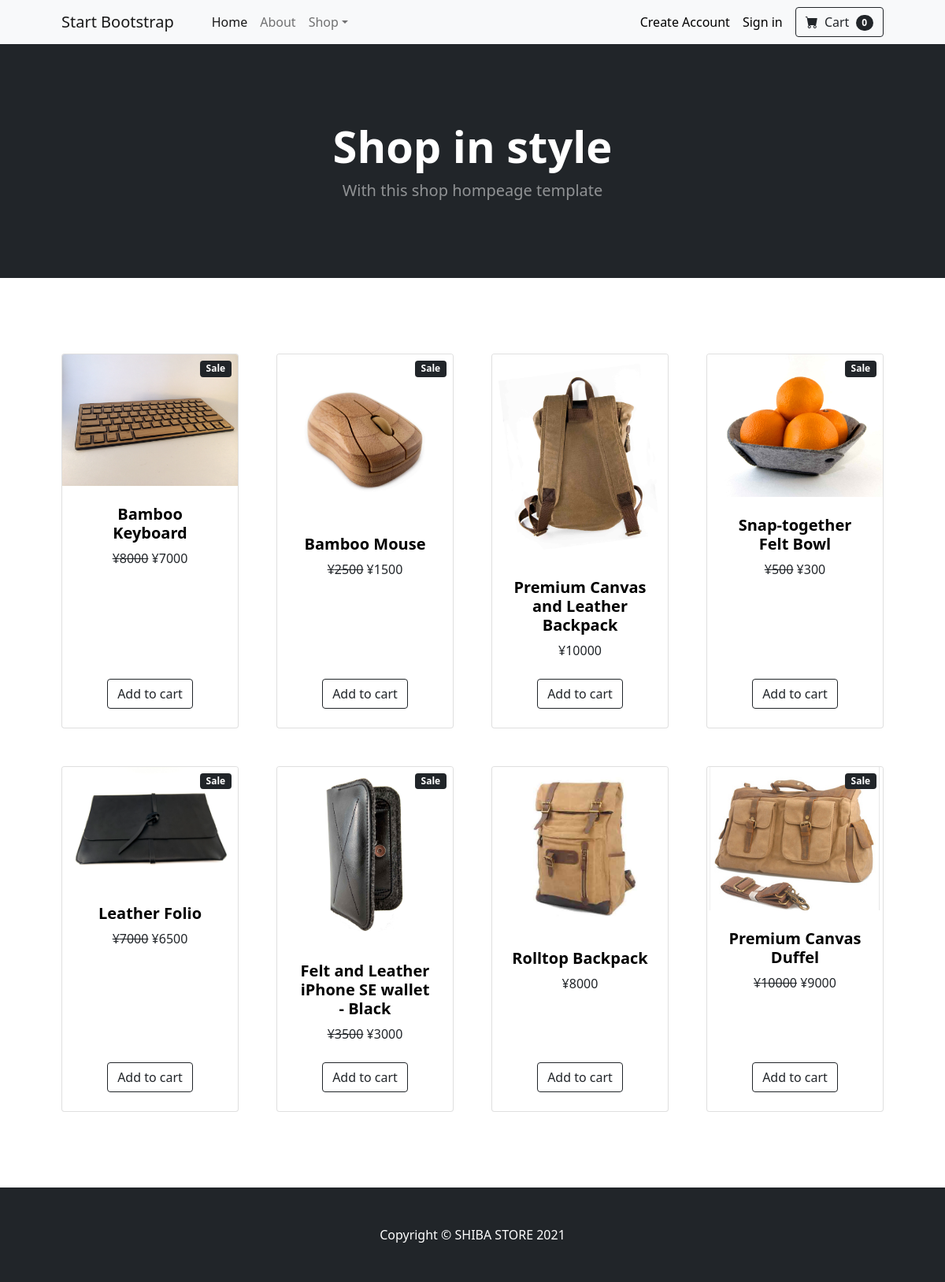
The page / on the database its author committed.
### main.py (models this page shows)
class Product(db.Model):
    __tablename__ = "products"
    id = db.Column(db.Integer, primary_key=True)
    url_key = db.Column(db.String(250), nullable=False)
    name = db.Column(db.String(250), nullable=False)
    description = db.Column(db.Text, nullable=False)
    featured = db.Column(db.Boolean, nullable=True)
    price = db.Column(db.Integer, nullable=False)
    sale_price = db.Column(db.Integer, nullable=True)
    stock = db.Column(db.Integer, nullable=False)
    stripe_price_id = db.Column(db.String(250), nullable=False)

### main.py (the view)
@app.route("/")
def home():
    if 'cart' not in session:
        session['cart'] = []
        session['cartitems'] = 0
    featured_list = Product.query.filter_by(featured=True)
    return render_template("index.html", featured_list=featured_list)

### main.py (called while the page is built)
@app.context_processor
def inject_now():
    return {'current_year': datetime.date.today().strftime("%Y"),
            'current_date': datetime.date.today().strftime("%Y-%m-%d")}

### templates/index.html
{% include 'header.html' %}
        <header class="bg-dark py-5">
            <div class="container px-4 px-lg-5 my-5">
                <div class="text-center text-white">
                    <h1 class="display-4 fw-bolder">Shop in style</h1>
                    <p class="lead fw-normal text-white-50 mb-0">With this shop hompeage template</p>
                </div>
            </div>
        </header>
        <section class="py-5">
            <div class="container px-4 px-lg-5 mt-5">
                <div class="row gx-4 gx-lg-5 row-cols-2 row-cols-md-3 row-cols-xl-4 justify-content-center">
                    {% for product in featured_list %}
                    <div class="col mb-5">
                        <div class="card h-100 product-card">
                            {% if product.sale_price %}
                            <div class="badge bg-dark text-white position-absolute" style="top: 0.5rem; right: 0.5rem">Sale</div>
                            {% endif %}
                            <a href="{{url_for('load_product', url_key=product.url_key)}}">
                            <img class="card-img-top" src="static/images/{{product.url_key}}/img-0.JPG" alt="{{ product.name }}" />
                            </a>
                            <div class="card-body p-4">
                                <div class="text-center">
                                    <a class="link-secondary" href="{{url_for('load_product', url_key=product.url_key)}}">
                                    <h5 class="fw-bolder">{{ product.name }}</h5>
                                    </a>
                                    {% if product.sale_price %}
                                    <span class="text-decoration-line-through">¥{{ product.price }}</span>
                                    <span> ¥{{ product.sale_price }}</span>
                                    {% else %}
                                    ¥{{ product.price }}
                                    {% endif %}
                                </div>
                            </div>
                            <div class="card-footer p-4 pt-0 border-top-0 bg-transparent">
                                <div class="text-center"><a class="btn btn-outline-dark mt-auto" href="{{ url_for('add_to_cart', url_key=product.url_key) }}">Add to cart</a></div>
                            </div>
                        </div>
                    </div>
                    {% endfor %}
                </div>
            </div>
        </section>
{% include 'footer.html' %}

### templates/header.html (shortened to what this page needs)
<!DOCTYPE html>
<html lang="en">
    <head>
        <link href="https://cdn.jsdelivr.net/npm/bootstrap-icons@1.5.0/font/bootstrap-icons.css" rel="stylesheet" />
        <link href="{{ url_for('static', filename='css/bootstrap.min.css') }}" rel="stylesheet" />
        <link href="{{ url_for('static', filename='css/styles.css') }}" rel="stylesheet" />
    </head>
    <body>
        <nav class="navbar navbar-expand-lg navbar-light bg-light">
            <div class="container px-4 px-lg-5">
                <a class="navbar-brand" href="#!">Start Bootstrap</a>
                <div class="collapse navbar-collapse" id="navbarSupportedContent">
                    <ul class="navbar-nav me-auto mb-2 mb-lg-0 ms-lg-4">
                        <li class="nav-item"><a class="nav-link active" aria-current="page" href="{{ url_for('home') }}">Home</a></li>
                        <li class="nav-item"><a class="nav-link" href="#!">About</a></li>
                        <li class="nav-item dropdown">
                            <a class="nav-link dropdown-toggle" id="navbarDropdown" href="#" role="button" data-bs-toggle="dropdown" aria-expanded="false">Shop</a>
                        </li>
                    </ul>
                    {% if not current_user.is_authenticated: %}
                    <div class="d-flex">
                        <a class="nav-link link-secondary" href="{{url_for('create_account')}}" style="padding-left: 0;">
                            Create Account
                        </a>
                    </div>
                    <div class="d-flex">
                        <a class="nav-link link-secondary" href="{{url_for('login')}}" style="padding-left: 0;">
                            Sign in
                        </a>
                    </div>
                    {% endif %}
                    <div class="d-flex">
                        <a  class="btn btn-outline-dark" type="button" href="{{ url_for('load_cart') }}">
                            <i class="bi-cart-fill me-1"></i>
                            Cart
                            <span class="badge bg-dark text-white ms-1 rounded-pill">
                                {{ session.cartitems }}
                            </span>
                        </a>
                    </div>
                </div>
            </div>
        </nav>

### templates/footer.html
        <footer class="py-5 bg-dark">
            <div class="container"><p class="m-0 text-center text-white">Copyright &copy; SHIBA STORE {{ current_year }}</p></div>
        </footer>
    </body>
</html>

### rows shown on the page
Product: shows "Sale", url_key (picture), name "Bamboo Keyboard", price "8000", sale_price "7000"
Product: shows "Sale", url_key (picture), name "Bamboo Mouse", price "2500", sale_price "1500"
Product: url_key (picture), name "Premium Canvas and Leather Backpack", price "10000"
Product: shows "Sale", url_key (picture), name "Snap-together Felt Bowl", price "500", sale_price "300"
Product: shows "Sale", url_key (picture), name "Leather Folio", price "7000", sale_price "6500"
Product: shows "Sale", url_key (picture), name "Felt and Leather iPhone SE wallet - Black", price "3500", sale_price "3000"
Product: url_key (picture), name "Rolltop Backpack", price "8000"
Product: shows "Sale", url_key (picture), name "Premium Canvas Duffel", price "10000", sale_price "9000"

### other values the page prints
{{ session.cartitems }} "0"
